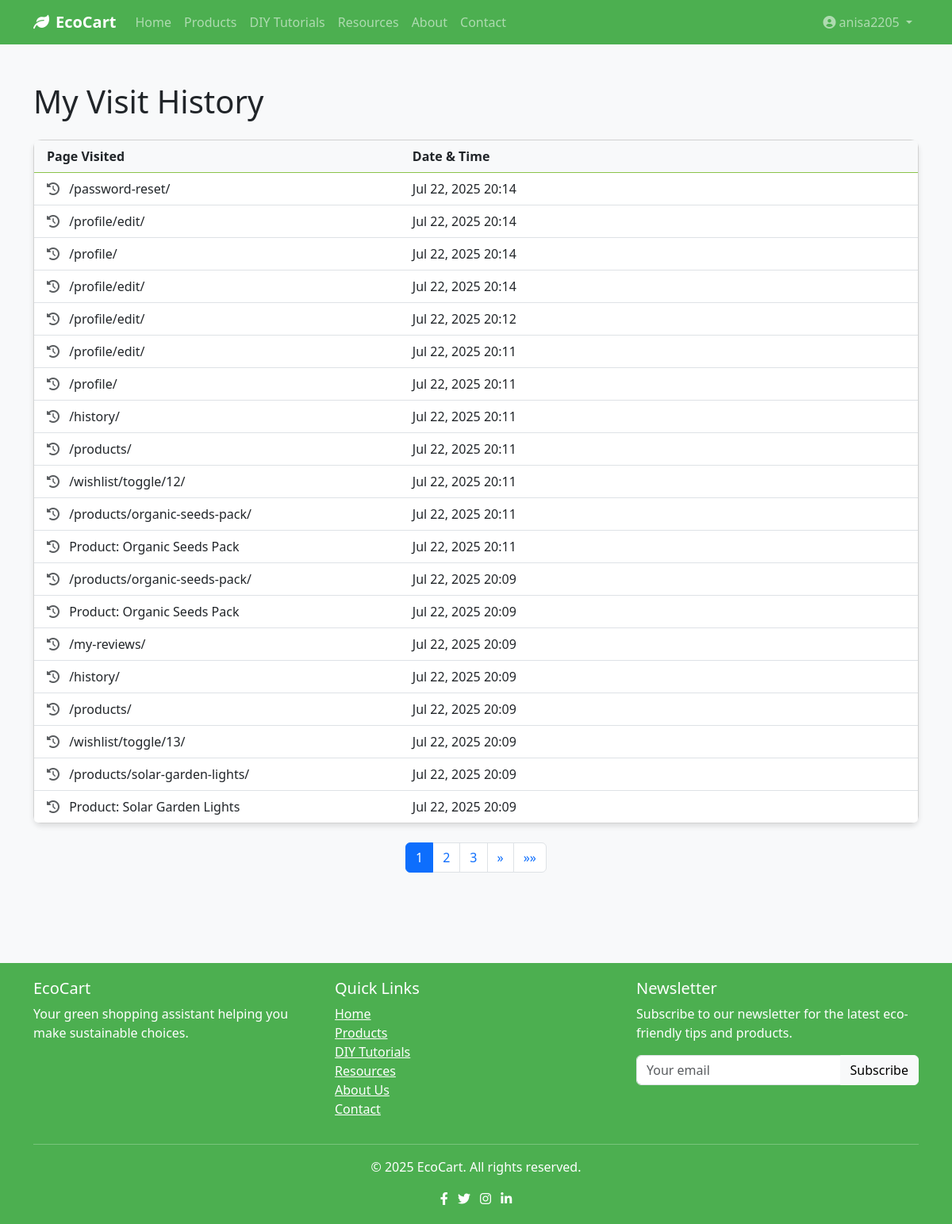
The app's page /history/ (signed in) with its own data.
### greenapp/models.py (models this page shows, shortened)
class VisitLog(models.Model):
    user = models.ForeignKey(User, on_delete=models.CASCADE, related_name='visits', null=True, blank=True)
    session_key = models.CharField(max_length=40, blank=True, null=True)
    ip_address = models.GenericIPAddressField(blank=True, null=True)
    page_visited = models.CharField(max_length=255)
    timestamp = models.DateTimeField(auto_now_add=True)
    time_spent = models.DurationField(null=True, blank=True)
    class Meta:
        ordering = ['-timestamp']

### greenapp/views.py (the view)
# urls.py: path('history/', views.UserHistoryView.as_view(), name='history'),
class UserHistoryView(LoginRequiredMixin, ListView):
    model = VisitLog
    template_name = 'greenapp/history.html'
    context_object_name = 'visit_logs'
    paginate_by = 20
    def get_queryset(self):
        return VisitLog.objects.filter(user=self.request.user).order_by('-timestamp')

### greenapp/context_processors.py (called while the page is built)
def media_url(request):
    return {'MEDIA_URL': settings.MEDIA_URL}

### templates/greenapp/history.html (shortened to what this page needs)
{% extends 'greenapp/base.html' %}
{% block content %}
<div class="container py-5">
    <h1 class="mb-4">My Visit History</h1>
    {% if visit_logs %}
    <div class="card">
        <div class="card-header bg-light">
            <div class="row">
                <div class="col-md-5">
                    <strong>Page Visited</strong>
                </div>
                <div class="col-md-3">
                    <strong>Date & Time</strong>
                </div>
            </div>
        </div>
        <div class="list-group list-group-flush">
            {% for log in visit_logs %}
            <div class="list-group-item">
                <div class="row">
                    <div class="col-md-5">
                        <i class="fas fa-history text-muted me-2"></i>
                        {{ log.page_visited }}
                    </div>
                    <div class="col-md-3">
                        {{ log.timestamp|date:"M d, Y H:i" }}
                    </div>
                </div>
            </div>
            {% endfor %}
        </div>
    </div>
    {% if is_paginated %}
    <nav aria-label="Page navigation" class="mt-4">
        <ul class="pagination justify-content-center">
            {% for num in page_obj.paginator.page_range %}
            {% if page_obj.number == num %}
            <li class="page-item active"><a class="page-link" href="#">{{ num }}</a></li>
            {% elif num > page_obj.number|add:'-3' and num < page_obj.number|add:'3' %}
            <li class="page-item">
                <a class="page-link" href="?page={{ num }}">{{ num }}</a>
            </li>
            {% endif %}
            {% endfor %}
            {% if page_obj.has_next %}
            <li class="page-item">
                <a class="page-link" href="?page={{ page_obj.next_page_number }}" aria-label="Next">
                    <span aria-hidden="true">&raquo;</span>
                </a>
            </li>
            <li class="page-item">
                <a class="page-link" href="?page={{ page_obj.paginator.num_pages }}" aria-label="Last">
                    <span aria-hidden="true">&raquo;&raquo;</span>
                </a>
            </li>
            {% endif %}
        </ul>
    </nav>
    {% endif %}
    {% endif %}
</div>
{% endblock %}

### templates/greenapp/base.html (shortened to what this page needs)
<!DOCTYPE html>
<html lang="en">
<head>
    <link href="https://cdn.jsdelivr.net/npm/bootstrap@5.3.0/dist/css/bootstrap.min.css" rel="stylesheet">
    <link rel="stylesheet" href="https://cdnjs.cloudflare.com/ajax/libs/font-awesome/6.0.0/css/all.min.css">
</head>
<body>
    <nav class="navbar navbar-expand-lg navbar-dark fixed-top">
        <div class="container">
            <a class="navbar-brand" href="{% url 'home' %}">
                <i class="fas fa-leaf me-2"></i>EcoCart
            </a>
            <div class="collapse navbar-collapse" id="navbarNav">
                <ul class="navbar-nav me-auto">
                    <li class="nav-item">
                        <a class="nav-link" href="{% url 'home' %}">Home</a>
                    </li>
                    <li class="nav-item">
                        <a class="nav-link" href="{% url 'product_list' %}">Products</a>
                    </li>
                    <li class="nav-item">
                        <a class="nav-link" href="{% url 'diy_list' %}">DIY Tutorials</a>
                    </li>
                    <li class="nav-item">
                        <a class="nav-link" href="{% url 'external_resources' %}">Resources</a>
                    </li>
                    <li class="nav-item">
                        <a class="nav-link" href="{% url 'about' %}">About</a>
                    </li>
                    <li class="nav-item">
                        <a class="nav-link" href="{% url 'contact' %}">Contact</a>
                    </li>
                </ul>
                <ul class="navbar-nav">
                    {% if user.is_authenticated %}
                    <li class="nav-item dropdown">
                        <a class="nav-link dropdown-toggle" href="#" id="userDropdown" role="button" data-bs-toggle="dropdown">
                            <i class="fas fa-user-circle me-1"></i>{{ user.username }}
                        </a>
                    </li>
                    {% endif %}
                </ul>
            </div>
        </div>
    </nav>
    <main>
        {% block content %}{% endblock %}
    </main>
    <footer>
        <div class="container">
            <div class="row">
                <div class="col-md-4">
                    <h5>EcoCart</h5>
                    <p>Your green shopping assistant helping you make sustainable choices.</p>
                </div>
                <div class="col-md-4">
                    <h5>Quick Links</h5>
                    <ul class="list-unstyled">
                        <li><a href="{% url 'home' %}" class="text-white">Home</a></li>
                        <li><a href="{% url 'product_list' %}" class="text-white">Products</a></li>
                        <li><a href="{% url 'diy_list' %}" class="text-white">DIY Tutorials</a></li>
                        <li><a href="{% url 'external_resources' %}" class="text-white">Resources</a></li>
                        <li><a href="{% url 'about' %}" class="text-white">About Us</a></li>
                        <li><a href="{% url 'contact' %}" class="text-white">Contact</a></li>
                    </ul>
                </div>
                <div class="col-md-4">
                    <h5>Newsletter</h5>
                    <p>Subscribe to our newsletter for the latest eco-friendly tips and products.</p>
                    <form action="{% url 'newsletter_subscribe' %}" method="post">
                        <div class="input-group mb-3">
                            <input type="email" name="email" class="form-control" placeholder="Your email" required>
                            <button class="btn btn-light" type="submit">Subscribe</button>
                        </div>
                    </form>
                </div>
            </div>
            <hr class="bg-light">
            <div class="text-center">
                <p>&copy; {% now "Y" %} EcoCart. All rights reserved.</p>
                <div class="social-links">
                    <a href="#" class="text-white me-2"><i class="fab fa-facebook-f"></i></a>
                    <a href="#" class="text-white me-2"><i class="fab fa-twitter"></i></a>
                    <a href="#" class="text-white me-2"><i class="fab fa-instagram"></i></a>
                    <a href="#" class="text-white"><i class="fab fa-linkedin-in"></i></a>
                </div>
            </div>
        </div>
    </footer>
</body>
</html>

### templates/greenapp/base.html (style rules this page uses)
:root { --primary-color: #4CAF50; --secondary-color: #8BC34A; --accent-color: #2E7D32; --light-color: #F1F8E9; --dark-color: #1B5E20; }
body { font-family: 'Segoe UI', Tahoma, Geneva, Verdana, sans-serif; padding-top: 56px; background-color: #f8f9fa; }
.navbar { background-color: var(--primary-color); }
.navbar-brand { font-weight: bold; }
.card { border-radius: 10px; box-shadow: 0 4px 6px rgba(0, 0, 0, 0.1); margin-bottom: 20px; }
.card-header { background-color: var(--light-color); border-bottom: 1px solid var(--secondary-color); }
footer { background-color: var(--primary-color); color: white; padding: 20px 0; margin-top: 50px; }

### records on screen
VisitLog: page_visited "/password-reset/", timestamp "Jul 22, 2025 20:14"
VisitLog: page_visited "/profile/edit/", timestamp "Jul 22, 2025 20:14"
VisitLog: page_visited "/profile/", timestamp "Jul 22, 2025 20:14"
VisitLog: page_visited "/profile/edit/", timestamp "Jul 22, 2025 20:14"
VisitLog: page_visited "/profile/edit/", timestamp "Jul 22, 2025 20:12"
VisitLog: page_visited "/profile/edit/", timestamp "Jul 22, 2025 20:11"
VisitLog: page_visited "/profile/", timestamp "Jul 22, 2025 20:11"
VisitLog: page_visited "/history/", timestamp "Jul 22, 2025 20:11"
VisitLog: page_visited "/products/", timestamp "Jul 22, 2025 20:11"
VisitLog: page_visited "/wishlist/toggle/12/", timestamp "Jul 22, 2025 20:11"
VisitLog: page_visited "/products/organic-seeds-pack/", timestamp "Jul 22, 2025 20:11"
VisitLog: page_visited "Product: Organic Seeds Pack", timestamp "Jul 22, 2025 20:11"
VisitLog: page_visited "/products/organic-seeds-pack/", timestamp "Jul 22, 2025 20:09"
VisitLog: page_visited "Product: Organic Seeds Pack", timestamp "Jul 22, 2025 20:09"
VisitLog: page_visited "/my-reviews/", timestamp "Jul 22, 2025 20:09"
VisitLog: page_visited "/history/", timestamp "Jul 22, 2025 20:09"
VisitLog: page_visited "/products/", timestamp "Jul 22, 2025 20:09"
VisitLog: page_visited "/wishlist/toggle/13/", timestamp "Jul 22, 2025 20:09"
VisitLog: page_visited "/products/solar-garden-lights/", timestamp "Jul 22, 2025 20:09"
VisitLog: page_visited "Product: Solar Garden Lights", timestamp "Jul 22, 2025 20:09"

### other values on screen
{{ user.username }} "anisa2205"
{{ num }} "1"
{{ num }} "2" "3"
